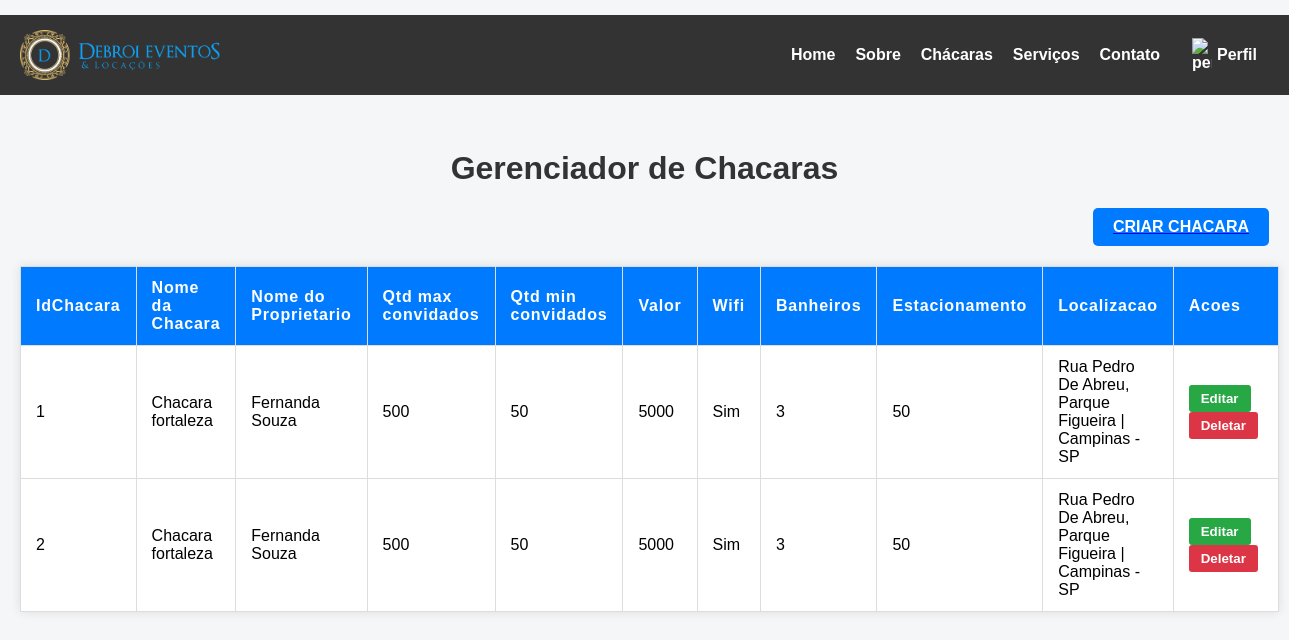
The app's page /ChacarasGerenciamento.php (signed in) with its own data.
### tables this page shows
CREATE TABLE `chacaras` (
  `IdChacaras` int(11) NOT NULL AUTO_INCREMENT,
  `IdProprietario` int(11) NOT NULL,
  `Nome` varchar(100) NOT NULL,
  `Descricao` varchar(500) NOT NULL,
  `IdInfoChacaras` int(11) NOT NULL,
  `IdEndereco` int(11) NOT NULL,
  `IdCorretor` int(11) NOT NULL,
  `LocalizacaoUrlMaps` varchar(1000) NOT NULL,
  PRIMARY KEY (`IdChacaras`),
  KEY `IdProprietario` (`IdProprietario`),
  KEY `IdInfoChacaras` (`IdInfoChacaras`),
  KEY `IdEndereco` (`IdEndereco`),
  KEY `IdCorretor` (`IdCorretor`),
  CONSTRAINT `chacaras_ibfk_1` FOREIGN KEY (`IdProprietario`) REFERENCES `proprietario` (`IdProprietario`),
  CONSTRAINT `chacaras_ibfk_2` FOREIGN KEY (`IdInfoChacaras`) REFERENCES `infochacaras` (`IdInfoChacaras`),
  CONSTRAINT `chacaras_ibfk_3` FOREIGN KEY (`IdEndereco`) REFERENCES `endereco` (`IdEndereco`),
  CONSTRAINT `chacaras_ibfk_4` FOREIGN KEY (`IdCorretor`) REFERENCES `corretor` (`IdCorretor`)
);

CREATE TABLE `proprietario` (
  `IdProprietario` int(11) NOT NULL AUTO_INCREMENT,
  `Nome` varchar(100) NOT NULL,
  `Cpf` bigint(20) NOT NULL,
  `Telefone` varchar(15) NOT NULL,
  `Email` varchar(255) NOT NULL,
  PRIMARY KEY (`IdProprietario`)
);

CREATE TABLE `infochacaras` (
  `IdInfoChacaras` int(11) NOT NULL AUTO_INCREMENT,
  `qtdMaxConvidados` int(11) NOT NULL,
  `qtdMinConvidados` int(11) NOT NULL,
  `Valor` varchar(100) NOT NULL,
  `Wifi` tinyint(1) NOT NULL,
  `Piscina` tinyint(1) NOT NULL,
  `Banheiro` int(11) NOT NULL,
  `Estacionamento` int(11) NOT NULL,
  PRIMARY KEY (`IdInfoChacaras`)
);

CREATE TABLE `endereco` (
  `IdEndereco` int(11) NOT NULL AUTO_INCREMENT,
  `Cep` bigint(20) NOT NULL,
  `rua` varchar(100) NOT NULL,
  `bairro` varchar(100) NOT NULL,
  `cidade` varchar(100) NOT NULL,
  `Estado_Id` int(11) NOT NULL,
  `numero` int(11) NOT NULL,
  PRIMARY KEY (`IdEndereco`),
  KEY `Estado_Id` (`Estado_Id`),
  CONSTRAINT `endereco_ibfk_1` FOREIGN KEY (`Estado_Id`) REFERENCES `estado` (`IdEstado`)
);

CREATE TABLE `estado` (
  `IdEstado` int(11) NOT NULL AUTO_INCREMENT,
  `Estados` varchar(100) NOT NULL,
  PRIMARY KEY (`IdEstado`)
);

### html/ChacarasGerenciamento.php (the view, shortened to what this page needs)
<?php
    include('conexao.php');
 $consultaChacaras = "select
    c.IdChacaras,
    c.Nome AS ChacaraNome,
    p.nome AS ProprietarioNome,
    ic.qtdMaxConvidados,
    ic.qtdMinConvidados,
    ic.Valor,
    ic.Wifi,
    ic.Banheiro,
    ic.Estacionamento,
    e.rua,
    e.bairro,
    e.cidade,
    es.Estados AS NomeEstado
    from Chacaras c
    left join proprietario p on p.IdProprietario = c.IdProprietario
    left join infochacaras ic on ic.IdInfoChacaras = c.IdInfoChacaras
    left join endereco e on e.IdEndereco = c.IdEndereco
    left join estado es on es.IdEstado = e.Estado_Id";
   $Chacaras = mysqli_query($conecta, $consultaChacaras);
?>
<!DOCTYPE html>
<html lang="pt-BR">
<head>
</head>
<body>
    <header>
        <?php include 'menuBarra.php'; ?>
    </header>
    <div class="TudoviewUser">
        <h1>Gerenciador de Chacaras</h1>
        <a href="CriacaoChacaras.php">
            <button class="create-btn">Criar Chacara</button>
        </a>
        <table>
            <thead>
                <tr>
                    <th>IdChacara</th>
                    <th>Nome da Chacara</th>
                    <th>Nome do Proprietario</th>
                    <th>Qtd max convidados</th>
                    <th>Qtd min convidados</th>
                    <th>Valor</th>
                    <th>Wifi</th>
                    <th>Banheiros</th>
                    <th>Estacionamento</th>
                    <th>Localizacao</th>
                    <th>Acoes</th>
                </tr>
            </thead>
            <tbody>
                <?php while($chacara = mysqli_fetch_assoc($Chacaras)){  ?>
                <tr>
                    <td><?php echo $chacara["IdChacaras"]; ?></td>
                    <td><?php echo $chacara["ChacaraNome"]; ?></td>
                    <td><?php echo $chacara["ProprietarioNome"]; ?></td>
                    <td><?php echo $chacara["qtdMaxConvidados"]; ?></td>
                    <td><?php echo $chacara["qtdMinConvidados"]; ?></td>
                    <td><?php echo $chacara["Valor"]; ?></td>
                    <td> <?php
                            if ($chacara["Wifi"] == 1) {
                              echo "Sim";
                            } else {
                              echo "Não";
                            }
                    ?></td>
                    <td><?php echo $chacara["Banheiro"]; ?></td>
                    <td><?php echo $chacara["Estacionamento"]; ?></td>
                    <td><?php echo $chacara["rua"] . ", " . $chacara["bairro"] ." | ".$chacara["cidade"] . " - " . $chacara["NomeEstado"];?>
                    </td>
                    <td class="actions">
                        <button class="edit-btn">Editar</button>
                        <button class="delete-btn">Deletar</button>
                    </td>
                </tr>
                <?php } ?>
            </tbody>
        </table>
    </div>
</body>
</html>

### html/menuBarra.php (shortened to what this page needs)
<link rel="stylesheet" href="../css/menuBarra.css" defer>
<header class="menu-fixo">
    <img class="imagemlogo" src="../img/logoDebroi.png">
    <nav class=" menu-links">
        <a href="index.php"><b>Home</b></a>
        <a href="sobre.php"><b>Sobre</b></a>
        <a href="chacaras.php"><b>Chácaras</b></a>
        <a href="servicos.php"><b>Serviços</b></a>
        <a href="contato.php"><b>Contato</b></a>
        <?php if(!empty($_SESSION["user_portal"])){?>
        <div class="menu-hover">
            <div class="profile-container">
                <div class="profile-button">
                    <img src="https://cdn-icons-png.flaticon.com/512/847/847969.png" alt="perfil" style="width:20px;">
                    Perfil
                </div>
            </div>
        </div>
        <?php }else{?>
        <a href="login.php"><b>Login </b></a>
        <?php }?>
    </nav>
</header>

### css/menuBarra.css (style rules this page uses)
.menu-fixo { position: fixed; top: 15px; left: 0; width: 100%; height: auto; background: #333; display: flex; justify-content: space-between; align-items: center; padding: 15px 20px; box-sizing: border-box; font-family: sans-serif; font-size: 16px; z-index: 1000; }
.menu-links { display: flex; gap: 20px; flex-wrap: wrap; }
.menu-links a { display: flex; align-items: center; color: #fff; text-decoration: none; transition: color 0.3s; }
.imagemlogo { width: 200px; height: auto; }
.profile-container { display: flex; align-items: center; position: relative; }
.profile-button { display: flex; align-items: center; gap: 5px; padding: 8px 12px; background: transparent; color: white; border: none; font-weight: bold; }

### html/ChacarasGerenciamento.php (style rules this page uses)
body { font-family: Arial, sans-serif; margin: 20px; background-color: #f4f6f8; }
h1 { margin-top: 150px; color: #333; text-align: center; }
table { width: 100%; border-collapse: collapse; margin-top: 15px; background: white; box-shadow: 0 0 10px rgba(0, 0, 0, 0.1); }
th, td { padding: 12px 15px; border: 1px solid #ddd; text-align: left; }
th { background-color: #007BFF; color: white; letter-spacing: 0.05em; }
.actions button { margin-right: 5px; padding: 6px 12px; border: none; border-radius: 3px; cursor: pointer; color: white; font-weight: bold; }
.edit-btn { background-color: #28a745; }
.delete-btn { background-color: #dc3545; }
.create-btn { background-color: #007bff; color: white; padding: 10px 20px; border: none; border-radius: 5px; font-size: 16px; cursor: pointer; text-transform: uppercase; font-weight: bold; margin-bottom: 20px; display: block; margin-left: auto; }

### records on screen
chacaras: IdChacaras "1", Nome "Chacara fortaleza", IdProprietario.Nome "Fernanda Souza", IdInfoChacaras.qtdMaxConvidados "500", IdInfoChacaras.qtdMinConvidados "50", IdInfoChacaras.Valor "5000", IdInfoChacaras.Banheiro "3", IdInfoChacaras.Estacionamento "50", IdEndereco.rua "Rua Pedro De Abreu", IdEndereco.bairro "Parque Figueira", IdEndereco.cidade "Campinas", estado.Estados "SP"
chacaras: IdChacaras "2", Nome "Chacara fortaleza", IdProprietario.Nome "Fernanda Souza", IdInfoChacaras.qtdMaxConvidados "500", IdInfoChacaras.qtdMinConvidados "50", IdInfoChacaras.Valor "5000", IdInfoChacaras.Banheiro "3", IdInfoChacaras.Estacionamento "50", IdEndereco.rua "Rua Pedro De Abreu", IdEndereco.bairro "Parque Figueira", IdEndereco.cidade "Campinas", estado.Estados "SP"
